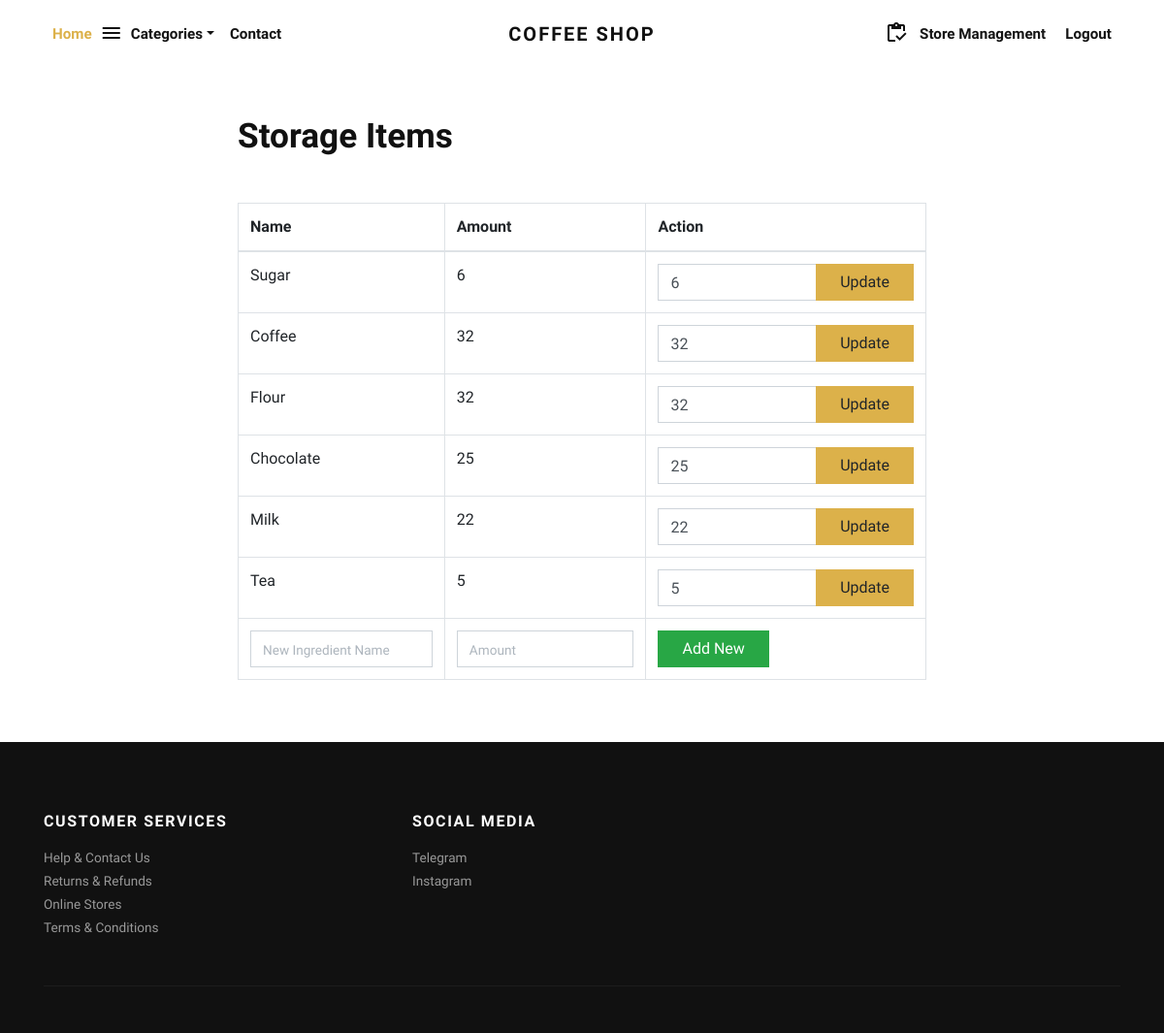
The app's page /storage/ (signed in), older data.
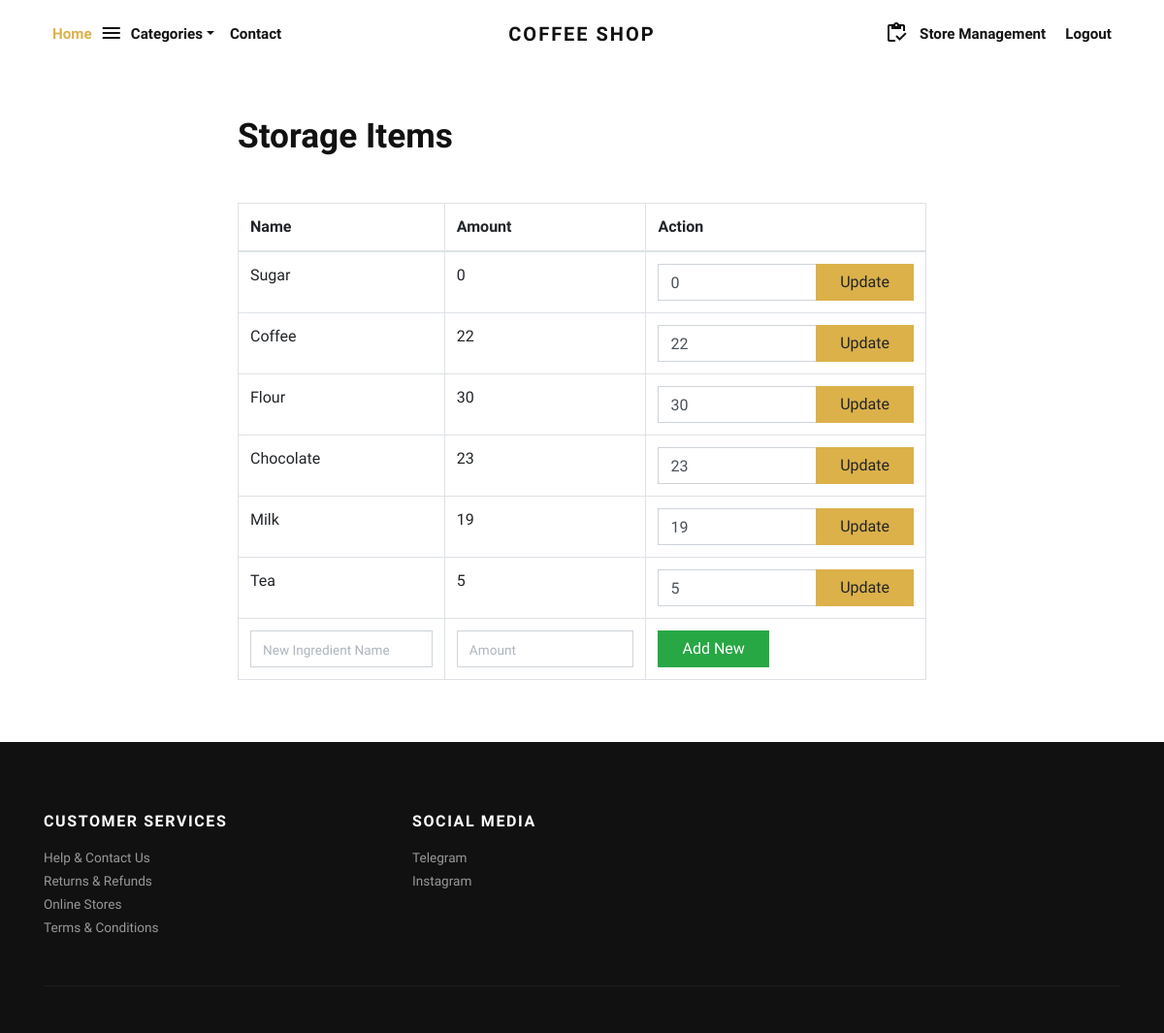
The same page, newer data.
### store/models.py (models this page shows)
class Storage(models.Model):
    name=models.CharField(max_length=255, verbose_name="Name")
    amount=models.IntegerField(verbose_name="Amount")

### store/views.py (the view, shortened to what this page needs)
# urls.py: path('storage/', views.storage, name="storage"),
@user_passes_test(lambda u: u.is_staff)
def storage(request):
    storage_items = Storage.objects.all()
    categories_menu = Category.objects.all()
    return render(request, 'storage.html', {'storage_items': storage_items,'categories_menu':categories_menu})

### templates/storage.html (shortened to what this page needs)
{% extends 'base.html' %}
{% load static %}
{% block content %}
<div class="container py-5">
  <div class="col-md-8 offset-2">
    <h1 class="mb-5">Storage Items</h1>
    <table class="table table-bordered">
      <thead>
        <tr>
          <th>Name</th>
          <th>Amount</th>
          <th>Action</th>
        </tr>
      </thead>
      <tbody>
        {% for item in storage_items %}
        <tr>
          <td>{{ item.name }}</td>
          <td>{{ item.amount }}</td>
          <td>
            <form method="POST">
              <div class="input-group">
                <input type="number" name="new_amount" class="form-control" value="{{ item.amount }}">
                <div class="input-group-append">
                  <button type="submit" class="btn btn-primary">Update</button>
                </div>
              </div>
            </form>
          </td>
        </tr>
        {% endfor %}
        <tr>
          <form method="POST">
            <td>
              <input type="text" name="name" class="form-control" placeholder="New Ingredient Name">
            </td>
            <td>
              <input type="number" name="amount" class="form-control" placeholder="Amount">
            </td>
            <td>
              <button type="submit" class="btn btn-success">Add New</button>
            </td>
          </form>
        </tr>
      </tbody>
    </table>
  </div>
</div>
{% endblock %}

### templates/base.html (shortened to what this page needs)
{% load static %}
<!DOCTYPE html>
<html>
  <head>
    <link rel="stylesheet" href="{% static 'vendor/bootstrap/css/bootstrap.min.css' %}">
    <link rel="stylesheet" href="{% static 'vendor/lightbox2/css/lightbox.min.css' %}">
    <link rel="stylesheet" href="{% static 'vendor/nouislider/nouislider.min.css' %}">
    <link rel="stylesheet" href="{% static 'vendor/bootstrap-select/css/bootstrap-select.min.css' %}">
    <link rel="stylesheet" href="{% static 'vendor/owl.carousel2/assets/owl.carousel.min.css' %}">
    <link rel="stylesheet" href="{% static 'vendor/owl.carousel2/assets/owl.theme.default.css' %}">
    <link rel="stylesheet" href="{% static 'css/style.default.css' %}" id="theme-stylesheet">
    <link rel="stylesheet" href="{% static 'css/custom.css' %}">
  </head>
  <body>
    <div class="page-holder">
      {% include 'navbar.html' %}
      {% block content %}
      {% endblock content %}
      {% include 'footer.html' %}

### templates/navbar.html (shortened to what this page needs)
<header class="header bg-white">
  <div class="container px-0 px-lg-3">
    <nav class="navbar navbar-expand-lg navbar-light py-3 px-lg-0">
      <a class="navbar-brand" href="{% url 'store:home' %}">
        <span class="font-weight-bold text-uppercase text-dark">Coffee Shop</span>
      </a>
      <div class="collapse navbar-collapse" id="navbarSupportedContent">
        <ul class="navbar-nav mr-auto">
          <li class="nav-item">
            <a class="nav-link active" href="{% url 'store:home' %}">Home</a>
          </li>
          <span class="material-symbols-outlined">
          </span>
          <li class="nav-item dropdown">
            <a class="nav-link dropdown-toggle" id="pagesDropdown" href="#" data-toggle="dropdown" aria-haspopup="true" aria-expanded="false">Categories</a>
            </li>
            <li class="nav-item">
              <a class="nav-link" href="{% url 'store:contact' %}">Contact</a>
            </li>
          </ul>
          <ul class="navbar-nav ml-auto">
            {% if request.user.is_staff %}
              <span class="material-symbols-outlined">
              </span>
              <li class="nav-item">
                <a class="nav-link" href="{% url 'store:store-management' %}"> Store Management<small class="text-gray"></small></a>
              </li>
              <li class="nav-item"><a class="nav-link" href="{% url 'store:logout' %}"> Logout<small class="text-gray"></small></a></li>
            {% endif %}
          </ul>
        </div>
      </nav>
    </div>
  </header>

### templates/footer.html (shortened to what this page needs)
<footer class="bg-dark text-white">
    <div class="container py-4">
      <div class="row py-5">
        <div class="col-md-4 mb-3 mb-md-0">
          <h6 class="text-uppercase mb-3">Customer services</h6>
          <ul class="list-unstyled mb-0">
            <li><a class="footer-link" href="#">Help &amp; Contact Us</a></li>
            <li><a class="footer-link" href="#">Returns &amp; Refunds</a></li>
            <li><a class="footer-link" href="#">Online Stores</a></li>
            <li><a class="footer-link" href="#">Terms &amp; Conditions</a></li>
          </ul>
        </div>
        <div class="col-md-4">
          <h6 class="text-uppercase mb-3">Social media</h6>
          <ul class="list-unstyled mb-0">
            <li><a class="footer-link" href="https://telegram.org">Telegram</a></li>
            <li><a class="footer-link" href="https://www.instagram.com">Instagram</a></li>
          </ul>
        </div>
      </div>
      <div class="border-top pt-4" style="border-color: #1d1d1d !important">
        </div>
      </div>
    </div>

### coffeeshop/static/css/style.default.css (style rules this page uses)
.navbar { position: relative; }
@media (min-width: 992px) { .navbar-brand { position: absolute; top: 50%; left: 50%; -webkit-transform: translate(-50%, -50%); transform: translate(-50%, -50%); } }
.footer-link { font-size: 0.85rem; position: relative; color: #999; transition: all 0.3s; }
.footer-link::before { content: '\f0da'; display: inline-block; font-family: 'Font Awesome\ 5 Free'; font-weight: 900; position: absolute; top: 50%; left: 0; -webkit-transform: translateY(-50%); transform: translateY(-50%); color: #fff; transition: all 0.3s; opacity: 0; }
.text-uppercase { text-transform: uppercase; letter-spacing: 0.1em; }
.navbar { padding: 0.5rem 1rem; }
.navbar-brand { display: inline-block; padding-top: 0.3125rem; padding-bottom: 0.3125rem; margin-right: 1rem; font-size: 1.25rem; }
.navbar-light .navbar-brand { color: #dcb14a; }
.navbar-light .navbar-nav .nav-link { color: rgba(17, 17, 17, 0.99); font-weight: 800; font-size: 0.95rem; transition: all 0.3s; }
.navbar-light .navbar-nav .show > .nav-link, .navbar-light .navbar-nav .active > .nav-link, .navbar-light .navbar-nav .nav-link.show, .navbar-light .navbar-nav .nav-link.active { color: #dcb14a; }
.btn { font-weight: 400; border: 1px solid transparent; font-family: inherit; padding: 0.375rem 1.5rem; font-size: 1rem; line-height: 1.5; border-radius: 0; transition: color 0.15s ease-in-out, background-color 0.15s ease-in-out, border-color 0.15s ease-in-out, box-shadow 0.15s ease-in-out; }
.btn-primary { color: #212529; background-color: #dcb14a; border-color: #dcb14a; }
.btn-success { color: #fff; background-color: #28a745; border-color: #28a745; }
body { font-family: "Libre Franklin", sans-serif; font-size: 1rem; font-weight: 400; line-height: 1.5; color: #111111; background-color: #fff; }
a { color: #dcb14a; text-decoration: none; }
h1, h2, h3, h4, h5, h6, .h1, .h2, .h3, .h4, .h5, .h6 { margin-bottom: 0.5rem; font-family: inherit; font-weight: 900; line-height: 1.2; color: inherit; }
h1, .h1 { font-size: 2.2rem; }
h6, .h6 { font-size: 1rem; }
.bg-dark { background-color: #111111 !important; }
.text-dark { color: #111111 !important; }
.form-control { padding: 0.375rem 0.75rem; font-size: 1rem; line-height: 1.5; color: #495057; background-color: #fff; border: 1px solid #ced4da; border-radius: 0; transition: border-color 0.15s ease-in-out, box-shadow 0.15s ease-in-out; }
.form-control::placeholder { color: #adb5bd; font-size: 0.85rem; font-weight: 400; }
.nav-link { padding: 0.5rem 1rem; }

### templates/navbar.html (style rules this page uses)
.material-symbols-outlined { display: inline-block; vertical-align: middle; margin-top: 6px; }

Row changes from the older to the newer data that the page shows:
changed Storage "Sugar": amount "6" → "0"; new_amount "6" → "0"
changed Storage "Coffee": amount "32" → "22"; new_amount "32" → "22"
changed Storage "Flour": amount "32" → "30"; new_amount "32" → "30"
changed Storage "Chocolate": amount "25" → "23"; new_amount "25" → "23"
changed Storage "Milk": amount "22" → "19"; new_amount "22" → "19"
